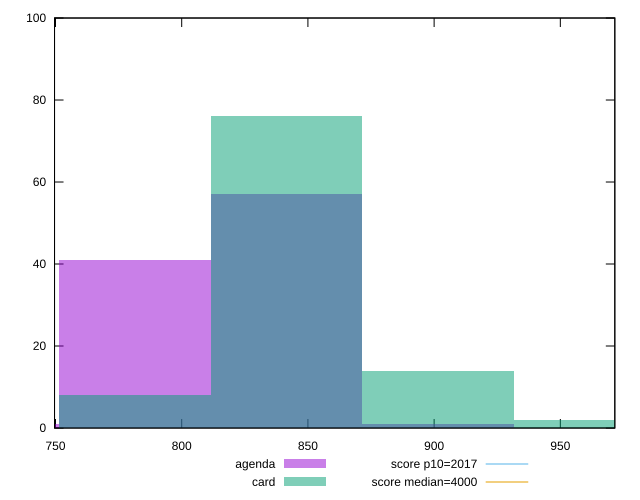

Recreate this plot in gnuplot.
reset

$agenda <<EOF
721.3444837034114 1
781.456524012029 41
841.5685643206466 57
901.6806046292643 1
EOF

$card <<EOF
901.6806046292643 14
841.5685643206466 76
781.456524012029 8
961.7926449378818 2
EOF

set key outside below
set boxwidth 60.112040308617615
set xrange [749.6200000000006:971.5880000000009]
set yrange [0:100]
set trange [0:100]
set style fill transparent solid 0.5 noborder

set parametric
set terminal svg size 640, 500 enhanced background rgb 'white'
set output "reports/report_00031_2021-02-24T23-18-18.084Z/mainthread-work-breakdown/comparison/histogram/1_vs_2.svg"

plot $agenda title "agenda" with boxes, \
     $card title "card" with boxes, \
     2017,t title "score p10=2017", \
     4000,t title "score median=4000"

reset
